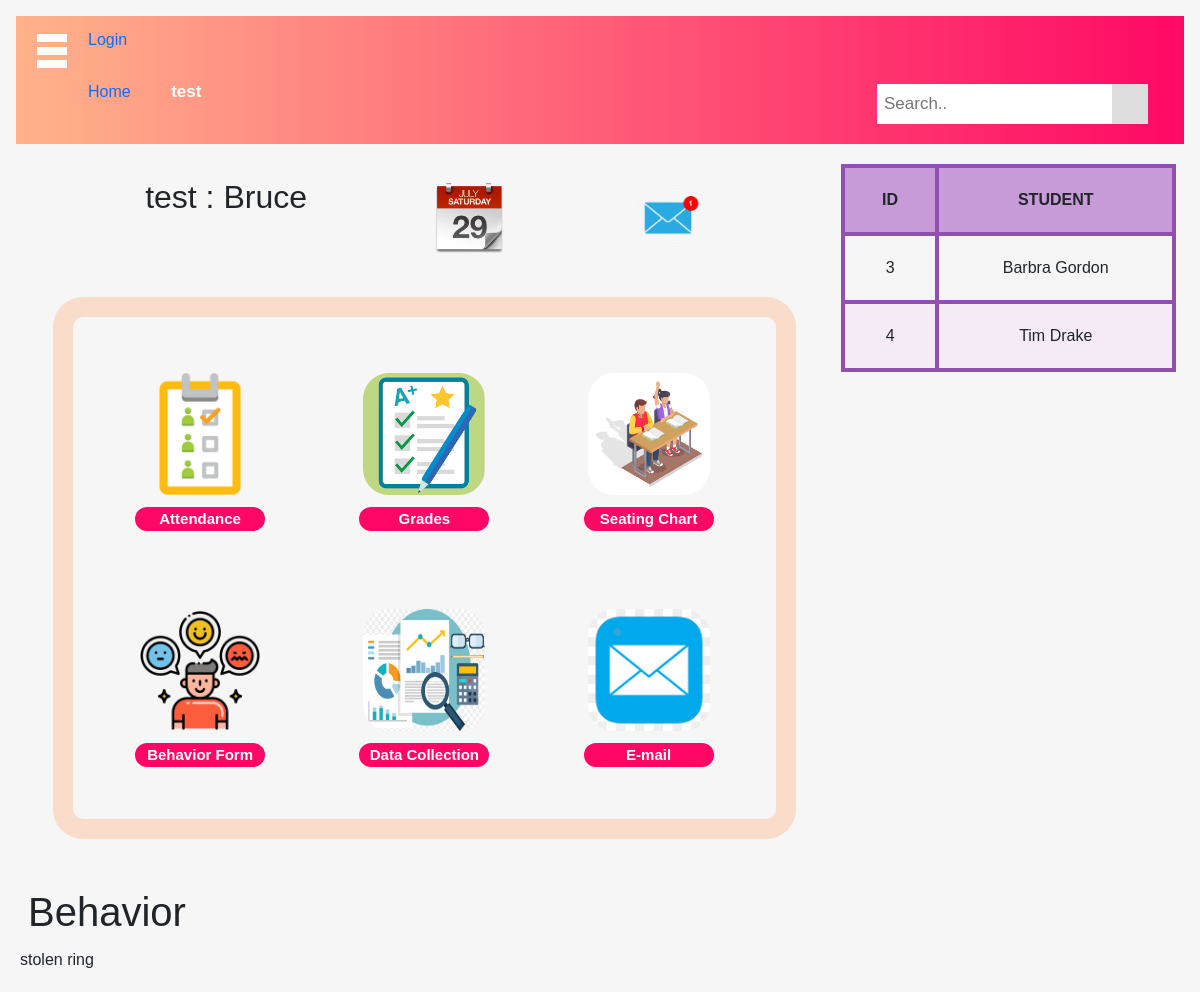
/view_course/4, run on the app's committed database.
### projectC/models.py (models this page shows, shortened)
class Course(models.Model):
    title = models.CharField(max_length=225, null=False)
    courseImage = models.ImageField(null=True, blank=True, upload_to='images/')
    teacher = models.ForeignKey(User, related_name="course_teacher", on_delete = models.CASCADE)
    student = models.ManyToManyField(User, related_name= "course_student",  blank=True)
    created_at = models.DateTimeField(auto_now_add=True)
    updated_at = models.DateTimeField(auto_now=True)

class User(AbstractUser):
    class Types(models.TextChoices):
        TEACHER = "TEACHER", "Teacher"
        STUDENT = "STUDENT", "Student"
        PARENT = "PARENT", "Parent"
    isTeacher = models.BooleanField(default=False)
    isStudent = models.BooleanField(default=False)
    first_name = models.CharField(max_length=225, null=True)
    last_name = models.CharField(max_length=225, null=True)
    username = models.CharField(unique = True, max_length=225, null=True)
    type = models.CharField(_('Type'), max_length=250, choices = Types.choices, default = Types.STUDENT)
    email = models.EmailField(unique=True)
    profilePic = models.ImageField(null=True, blank=True, upload_to='images/')
    created_at = models.DateTimeField(auto_now_add=True)
    updated_at = models.DateTimeField(auto_now=True)
    USERNAME_FIELD = 'username'

class Behavior(models.Model):
    student = models.ForeignKey(Student, related_name='student_behavior', on_delete= models.CASCADE)
    teacher = models.ForeignKey(Teacher, related_name='student_teacher', on_delete= models.CASCADE)
    incident_date = models.DateField(null=True, blank=True,)
    location = models.CharField(max_length=250, null = True)
    details = models.TextField(null=True, blank=True)
    sign = models.CharField(max_length=220, null=True, blank=True)
    created_at = models.DateTimeField(auto_now_add=True)
    updated_at = models.DateTimeField(auto_now=True)
    def __str__(self):
        return self.details

### projectC/views.py (the view)
# urls.py: path('view_course/<int:course_id>', views.view_course),
def view_course(request, course_id):
    course_id = get_object_or_404(Course, id = course_id)
    teacher = Teacher.objects.filter(course_teacher = course_id)
    student = Student.objects.filter(course_student = course_id)
    attendance = Attendance.objects.filter(course = course_id)
    behavior = Behavior.objects.all()
    print(student, teacher,attendance,behavior)
    return render(request, 'view_course.html',{'course': course_id, 'teacher': teacher, 'student':student, 'behavior':behavior})

### projectC/models.py (called while the page is built)
    def __str__(self):
        return "%s  %s" % ( self.first_name, self.last_name )

    def __str__(self):
        name = f'{self.first_name} {self.last_name}'
        return str(name)

### projectC/templates/view_course.html (shortened to what this page needs)
<!DOCTYPE html>
<html lang="en">
    <head>
    {% load static %}
    <link href="https://cdn.jsdelivr.net/npm/bootstrap@5.0.0/dist/css/bootstrap.min.css" rel="stylesheet"
>
    <link rel="stylesheet" type="text/css" href="{% static 'style.css' %}">
    </head>
    <body>
        <div class="topnav">
        <div class="ham-button">
        <div class="ham"></div>
        <div class="ham"></div>
        <div class="ham"></div>
        </div>
        <div>
            {% if user.is_authenticated %}
                <a href="{% url 'logout_user' %}">Logout</a>
            {% else %}
                <a href="{% url 'login_user' %}">Login</a>
            {% endif %}
        </div>
        <a href="/home">Home</a>
        <div class="home"><strong>{{course.title}}</strong></div>
        <div class="search-container">
            <form action="home.php">
            <input type="text" placeholder="Search.." name="search">
            <button type="submit"><i class="fa fa-search"></i></button>
            </form>
        </div>
        </div>
        <div class="split">
		<div class="left">
			<div class="welcome-bar">
				<h2> {{course.title}} : {{course.teacher.first_name}} </h2>
				<img src={% static "media/img/calendar.png" %} alt="calendar" style="width: 80px">
				<img src={% static "media/img/email.jpg" %} alt="email" style="width: 80px">
			</div>
			<div class="button-container">
                    <a href="/attendance/{{course.id}}">
                    <figure>
                        <img src={% static "media/img/attendance.jpg"%} alt="attendance" class="icons">
                        <figcaption>Attendance</figcaption>
                    </figure>
                    </a>
                    <a href="">
                    <figure>
                        <img src={% static "media/img/grades.png"%} alt="grades" class="icons">
                        <figcaption>Grades</figcaption>
                    </figure>
                    </a>
                    <a href="">
                    <figure>
                        <img src={% static "media/img/seat.jpg"%} alt="seat" class="icons">
                        <figcaption>Seating Chart</figcaption>
                    </figure>
                    </a>
                    <a href="/report_behavior">
                    <figure>
                        <img src={% static "media/img/behavior.png"%} alt="behavior" class="icons">
                        <figcaption>Behavior Form</figcaption>
                    </figure>
                    </a>
                    <a href="">
                    <figure>
                        <img src={% static "media/img/data.jpg"%} alt="data" class="icons">
                        <figcaption>Data Collection</figcaption>
                    </figure>
                    </a>
                    <a href="">
                    <figure>
                        <img src={% static "media/img/emails.jpg"%} alt="emails" class="icons">
                        <figcaption>E-mail</figcaption>
                    </figure>
                    </a>
                </div>
            </div>
            <div class="right">
            <table>
                <tr style="background-color: #c69bd8">
                <th>ID</th>
                <th>STUDENT</th>
                </tr>
                {% for student in course.student.all %}
                    <tr>
                        <td>{{student.id}}</td>
                        <td>{{student.first_name}} {{student.last_name}}</td>
                    </tr>
                {% endfor %}
                </table>
            </div>
        </div>
        <div class="course_list">
            <h1> Behavior </h1>
            {% for atten in behavior.all %}
                {{atten}}
            {% endfor %}
        </div>
    </body>
</html>

### projectC/static/style.css (style rules this page uses)
* { margin: 4px; padding: 4px; }

### projectC/templates/view_course.html (style rules this page uses)
* { box-sizing: border-box; }
body { margin: 0; background-color: #F6F6F6; font-family: Arial, Helvetica, sans-serif; }
.topnav { overflow: hidden; background-image: linear-gradient(to right, #FFB38B , #FF0865); }
.ham-button { float: left; padding: 5px 10px; cursor: pointer; }
.ham { width: 30px; height: 5px; background-color: white; margin: 5px 3px; }
.topnav .home { display: inline-block; color: white; text-align: center; padding: 15px 20px; text-decoration: none; font-size: 17px; }
.topnav .search-container { float: right; }
.topnav input[type=text] { padding: 7px; margin-top: 8px; font-size: 17px; border: none; }
.topnav .search-container button { float: right; padding: 7px 10px; margin-top: 8px; margin-right: 16px; background: #ddd; font-size: 17px; border: none; cursor: pointer; }
.welcome-bar { padding: 10px 50px; display: flex; justify-content: space-around; text-align: start; font-size: 20px; }
.split { display: flex; }
.split .left { width: 70%; position: relative; }
.split .right { width: 30%; max-height: 670px; overflow-y: auto; }
.button-container { display: grid; gap: 50px; grid-template-columns: auto auto auto; padding: 40px; border: solid 20px; border-radius: 30px; border-color: rgb(255, 179, 139, .4); margin: 25px; overflow: auto; }
.button-container .icons { width: 130px; height: 130px; border-radius: 30px; }
figure { margin: auto; }
figcaption { color: white; background: #FF0865; text-align: center; font-size: 15px; line-height: 20px; font-weight: 700; padding: 2px; border-radius: 15px; }
a { text-decoration: none; margin: auto; }
table { font-family: arial, sans-serif; border-collapse: collapse; width: 100%; }
td, th { border: 4px solid #9150b0; text-align: center; padding: 20px; }
tr:nth-child(odd) { background-color: #f4ebf7; }

### data on the page
Course: title "test", teacher.first_name "Bruce"
User: id "3", first_name "Barbra", last_name "Gordon"
User: id "4", first_name "Tim", last_name "Drake"
Behavior: details "stolen ring"
